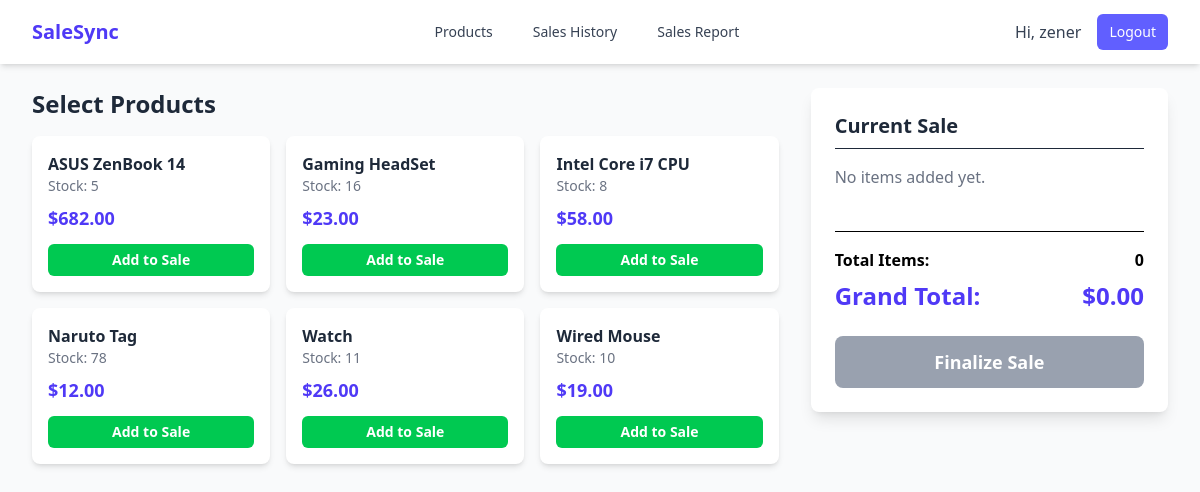
/sales/new/ (signed in), run on an earlier commit of the app's database.
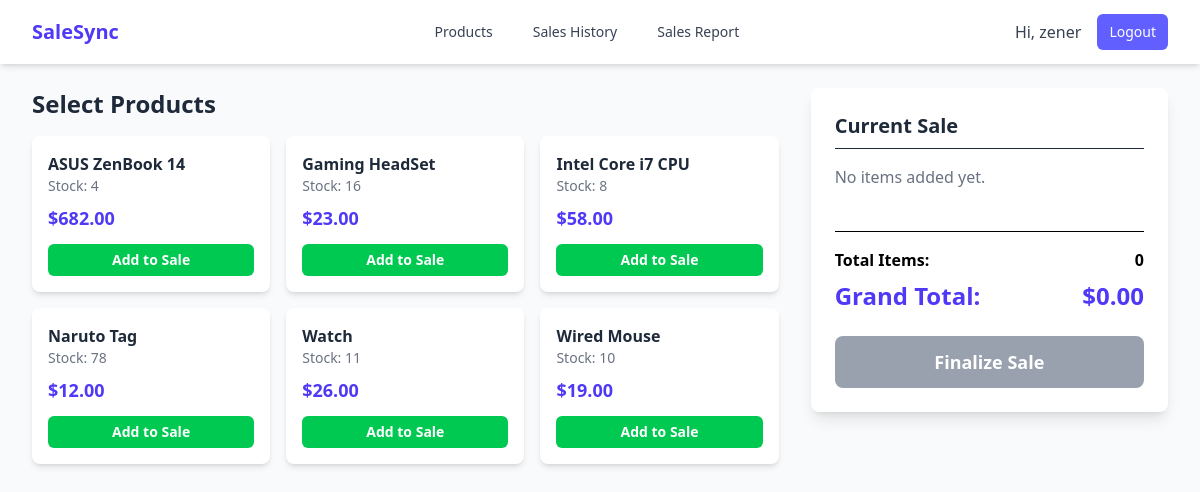
And on a later commit of the database.
### core/models.py (models this page shows, shortened)
class Product(models.Model):
    name = models.CharField(max_length=200)
    description = models.TextField()
    price = models.DecimalField(max_digits=10, decimal_places=2)
    stock = models.PositiveIntegerField()
    image = models.ImageField(upload_to='products/', blank=True, null=True)

### core/views.py (the view, shortened to what this page needs)
# urls.py: path('sales/new/', core_views.new_sale_view, name='new_sale'),
@login_required
def new_sale_view(request):
    products = Product.objects.filter(stock__gt=0).order_by('name')
    context = {'products': products}
    return render(request, 'core/new_sale.html', context)

### core/templates/core/new_sale.html (shortened to what this page needs)
{% extends 'base.html' %}
{% block content %}
<form id="sale-form" method="post">
    <div class="grid grid-cols-1 lg:grid-cols-3 gap-8">
        <div class="lg:col-span-2">
            <h1 class="text-2xl font-bold text-gray-800 mb-4">Select Products</h1>
            <div class="grid grid-cols-1 md:grid-cols-2 lg:grid-cols-3 gap-4">
                {% for product in products %}
                    <div class="bg-white p-4 rounded-lg shadow-md flex flex-col justify-between">
                        <div>
                            <p class="font-semibold text-gray-800">{{ product.name }}</p>
                            <p class="text-sm text-gray-500">Stock: {{ product.stock }}</p>
                            <p class="text-lg font-bold text-indigo-600 mt-2">${{ product.price|floatformat:2 }}</p>
                        </div>
                        <button type="button"
                                class="add-item-btn mt-3 w-full bg-green-500 text-white px-3 py-1.5 rounded-md text-sm font-semibold hover:bg-green-600 disabled:bg-gray-400"
                                data-id="{{ product.id }}"
                                data-name="{{ product.name }}"
                                data-price="{{ product.price }}"
                                data-stock="{{ product.stock }}"
                                {% if product.stock <= 0 %}disabled{% endif %}>
                            Add to Sale
                        </button>
                    </div>
                {% endfor %}
            </div>
        </div>
        <div class="bg-white p-6 rounded-lg shadow-lg h-fit">
            <h2 class="text-xl font-bold text-gray-800 border-b pb-2 mb-4">Current Sale</h2>
            <div id="sale-items-container" class="space-y-3 mb-4 min-h-[50px]">
                <p id="empty-cart-message" class="text-gray-500">No items added yet.</p>
            </div>
            <div class="border-t pt-4 space-y-2">
                <div class="flex justify-between font-semibold">
                    <span>Total Items:</span>
                    <span id="total-items">0</span>
                </div>
                <div class="flex justify-between text-2xl font-bold text-indigo-600">
                    <span>Grand Total:</span>
                    <span id="grand-total">$0.00</span>
                </div>
            </div>
            <div class="mt-6">
                <button type="submit" id="finalize-sale-btn" class="w-full bg-indigo-600 text-white py-3 rounded-lg font-semibold text-lg hover:bg-indigo-700 disabled:bg-gray-400 disabled:cursor-not-allowed" disabled>
                    Finalize Sale
                </button>
            </div>
        </div>
    </div>
</form>
{% endblock %}

What changed in the data, as far as the page shows it:
changed Product "ASUS ZenBook 14": stock "5" → "4"
